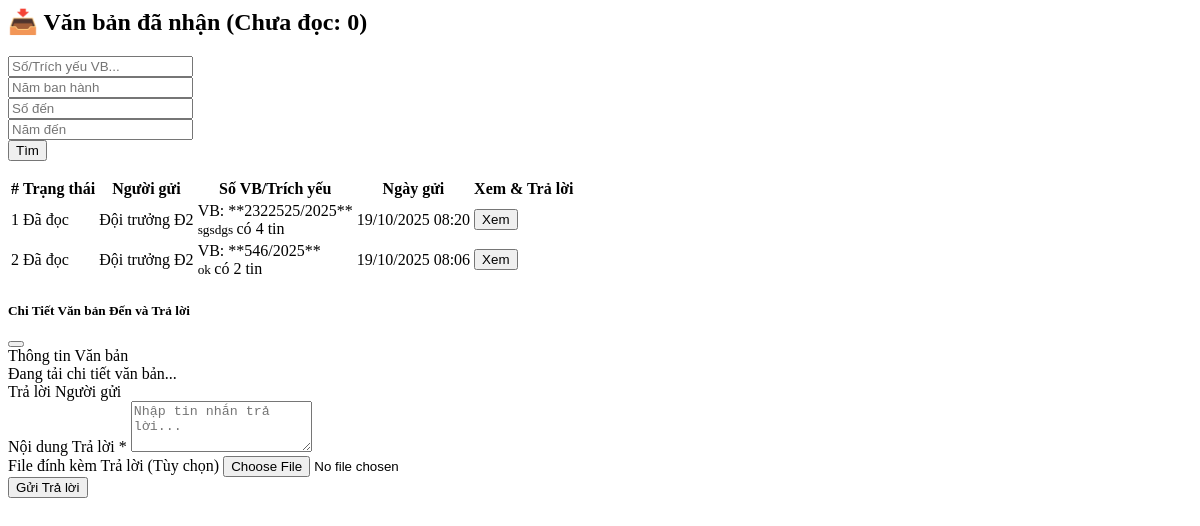
Page /modules/hop_thu_den.php (signed in) on the committed database.
### tables this page shows
CREATE TABLE `nguoi_dung` (
  `id` int(11) NOT NULL,
  `ten_dang_nhap` varchar(50) NOT NULL,
  `ten_day_du` varchar(100) NOT NULL,
  `mat_khau` varchar(255) NOT NULL,
  `chuc_vu` enum('admin','quan_ly','thanh_vien') NOT NULL DEFAULT 'thanh_vien',
  `lan_sai_hien_tai` tinyint(1) NOT NULL DEFAULT 0,
  `thoi_gian_khoa` datetime DEFAULT NULL
);

CREATE TABLE `thong_bao_nguoi_nhan` (
  `id` int(11) NOT NULL,
  `van_ban_den_id` int(11) NOT NULL COMMENT 'ID của Văn bản Đến được gửi',
  `nguoi_gui_id` int(11) NOT NULL COMMENT 'ID của người dùng gửi văn bản',
  `nguoi_nhan_id` int(11) NOT NULL COMMENT 'ID của người nhận tin nhắn',
  `noi_dung` text NOT NULL COMMENT 'Nội dung tin nhắn/thông báo kèm theo',
  `file_dinh_kem_reply` varchar(255) DEFAULT NULL,
  `trang_thai` enum('chua_doc','da_doc') NOT NULL DEFAULT 'chua_doc' COMMENT 'Trạng thái tin nhắn',
  `thoi_gian_gui` datetime NOT NULL COMMENT 'Thời gian gửi tin nhắn',
  `thoi_gian_doc` datetime DEFAULT NULL
);

### modules/hop_thu_den.php (the view, shortened to what this page needs)
<?php
global $pdo;
$current_user_id = isset($_SESSION['user_id']) ? $_SESSION['user_id'] : 0;
$unread_count = 0;
$grouped_messages = [];
try {
    $stmt_count = $pdo->prepare("
        SELECT COUNT(*)
        FROM thong_bao_nguoi_nhan
        WHERE nguoi_nhan_id = :user_id AND trang_thai = 'chua_doc'
    ");
    $stmt_count->bindParam(':user_id', $current_user_id, PDO::PARAM_INT);
    $stmt_count->execute();
    $unread_count = $stmt_count->fetchColumn();
    $stmt_all_messages = $pdo->prepare("
        SELECT
            tn.id, tn.van_ban_den_id, tn.nguoi_gui_id, tn.noi_dung, tn.trang_thai, tn.thoi_gian_gui,
            vb.so_den, vb.nam_den, vb.trich_yeu,
            ng.ten_day_du AS nguoi_gui_ten
        FROM thong_bao_nguoi_nhan tn
        LEFT JOIN van_ban_den vb ON tn.van_ban_den_id = vb.id
        LEFT JOIN nguoi_dung ng ON tn.nguoi_gui_id = ng.id
        WHERE tn.nguoi_nhan_id = :user_id
        ORDER BY tn.van_ban_den_id DESC, tn.thoi_gian_gui DESC
    ");
    $stmt_all_messages->bindParam(':user_id', $current_user_id, PDO::PARAM_INT);
    $stmt_all_messages->execute();
    $all_messages = $stmt_all_messages->fetchAll(PDO::FETCH_ASSOC);
    $grouped_messages = [];
    foreach ($all_messages as $message) {
        $vb_id = isset($message['van_ban_den_id']) ? $message['van_ban_den_id'] : 0;
        $group_key = (string)$vb_id;
        if (!isset($grouped_messages[$group_key])) {
            $grouped_messages[$group_key] = [
                'latest_message' => $message,
                'van_ban_info' => [
                    'id' => $vb_id,
                    'so_den' => isset($message['so_den']) ? $message['so_den'] : 'N/A',
                    'nam_den' => isset($message['nam_den']) ? $message['nam_den'] : 'N/A',
                    'trich_yeu' => isset($message['trich_yeu']) ? $message['trich_yeu'] : 'Tin nhắn độc lập/Không liên quan đến VB',
                ],
                'unread_count' => 0,
                'total_messages' => 0,
            ];
        }
        $grouped_messages[$group_key]['total_messages']++;
    }
    usort($grouped_messages, function($a, $b) {
        return strtotime($b['latest_message']['thoi_gian_gui']) - strtotime($a['latest_message']['thoi_gian_gui']);
    });
} catch (PDOException $e) {
    error_log("Lỗi CSDL khi tải Hộp thư Đến: " . $e->getMessage());
    echo "<div class='alert alert-danger'>Lỗi CSDL: Không thể tải Hộp thư Đến. Vui lòng kiểm tra log server.</div>";
    $grouped_messages = [];
    $unread_count = 0;
}
?>
<div class="container-fluid">
    <h2 class="text-primary mb-4">📥 Văn bản đã nhận (Chưa đọc: <?= $unread_count ?>)</h2>
    <div class="shadow p-3 mb-4 bg-light rounded">
        <form id="form_search_inbox" class="row g-3">
            <div class="col-md-3">
                <input type="text" class="form-control" name="keyword" placeholder="Số/Trích yếu VB...">
            </div>
            <div class="col-md-2">
                <input type="number" class="form-control" name="nam_ban_hanh" placeholder="Năm ban hành">
            </div>
            <div class="col-md-2">
                <input type="number" class="form-control" name="so_den" placeholder="Số đến">
            </div>
            <div class="col-md-2">
                <input type="number" class="form-control" name="nam_den" placeholder="Năm đến">
            </div>
            <div class="col-md-3 d-grid">
                <button type="submit" class="btn btn-primary"><i class="fas fa-search me-2"></i> Tìm</button>
            </div>
        </form>
    </div>
    <div class="table-responsive">
        <table class="table table-striped table-hover bg-white">
            <thead>
                <tr class="table-primary">
                    <th>#</th>
                    <th>Trạng thái</th>
                    <th>Người gửi</th>
                    <th>Số VB/Trích yếu</th>
                    <th>Ngày gửi</th>
                    <th>Xem & Trả lời</th>
                </tr>
            </thead>
            <tbody id="inbox_list">
                <?php if (count($grouped_messages) > 0): ?>
                    <?php $stt = 1; ?>
                    <?php foreach ($grouped_messages as $group):
                        $latest = $group['latest_message'];
                        $vb = $group['van_ban_info'];
                        $thread_count = $group['total_messages'];
                        $vb_id_for_modal = $vb['id'] > 0 ? $vb['id'] : 0;
                        $group_class = ($group['unread_count'] > 0) ? 'fw-bold bg-light' : '';
                    ?>
                    <tr class="<?= $group_class ?>" data-message-id="<?= $latest['id'] ?>">
                        <td><?= $stt++ ?></td>
                        <td>
                            <?php if ($group['unread_count'] > 0): ?>
                                <span class="badge bg-danger"><?= $group['unread_count'] ?> Chưa đọc</span>
                            <?php else: ?>
                                <span class="badge bg-secondary">Đã đọc</span>
                            <?php endif; ?>
                        </td>
                        <td>
                            <?= htmlspecialchars(isset($latest['nguoi_gui_ten']) ? $latest['nguoi_gui_ten'] : 'N/A') ?>
                        </td>
                        <td>
                            <?php if ($vb['id'] > 0): ?>
                                VB: **<?= htmlspecialchars($vb['so_den']) ?>/<?= htmlspecialchars($vb['nam_den']) ?>**
                                <br>
                                <small class="text-muted">
                                    <?= htmlspecialchars($vb['trich_yeu']) ?>
                                </small>
                            <?php else: ?>
                                <span class="text-danger">**<?= htmlspecialchars($vb['trich_yeu']) ?>**</span>
                                <br><small class="text-muted">Không liên kết VB</small>
                            <?php endif; ?>
                            <?php if ($thread_count > 1): ?>
                                <span class="ms-2 badge bg-dark">có <?= $thread_count ?> tin</span>
                            <?php endif; ?>
                        </td>
                        <td><?= date('d/m/Y H:i', strtotime($latest['thoi_gian_gui'])) ?></td>
                        <td>
                            <button class="btn btn-sm btn-primary"
                                onclick="showViewModal(<?= $latest['id'] ?>, <?= $vb_id_for_modal ?>)"
                                title="Xem chi tiết và chuỗi tin nhắn">
                                <i class="fas fa-comments"></i> Xem
                            </button>
                        </td>
                    </tr>
                    <?php endforeach; ?>
                <?php endif; ?>
            </tbody>
        </table>
    </div>
</div>
<div class="modal fade" id="viewReplyModal" tabindex="-1" aria-labelledby="viewReplyModalLabel" aria-hidden="true">
    <div class="modal-dialog modal-xl">
        <div class="modal-content">
            <div class="modal-header bg-primary text-white">
                <h5 class="modal-title" id="viewReplyModalLabel"><i class="fas fa-file-alt me-2"></i> Chi Tiết Văn bản Đến và Trả lời</h5>
                <button type="button" class="btn-close btn-close-white" data-bs-dismiss="modal" aria-label="Close"></button>
            </div>
            <div class="modal-body">
                <div class="row">
                    <div class="col-lg-7">
                        <div class="card shadow-sm mb-3">
                            <div class="card-header bg-info text-white">Thông tin Văn bản</div>
                            <div class="card-body" id="vb_detail_content">
                                Đang tải chi tiết văn bản...
                            </div>
                        </div>
                    </div>
                    <div class="col-lg-5">
                        <div class="card shadow-sm">
                            <div class="card-header bg-success text-white">Trả lời Người gửi</div>
                            <div class="card-body">
                                <form id="form_reply_van_ban" enctype="multipart/form-data">
                                    <div class="mb-3">
                                        <label for="reply_message" class="form-label">Nội dung Trả lời <span class="text-danger">*</span></label>
                                        <textarea class="form-control" id="reply_message" name="reply_message" rows="3" required placeholder="Nhập tin nhắn trả lời..."></textarea>
                                    </div>
                                    <div class="mb-3">
                                        <label for="reply_file" class="form-label">File đính kèm Trả lời (Tùy chọn)</label>
                                        <input class="form-control" type="file" id="reply_file" name="reply_file" accept=".pdf, .docx, .doc, .zip">
                                    </div>
                                    <button type="submit" class="btn btn-success w-100"><i class="fas fa-paper-plane me-2"></i> Gửi Trả lời</button>
                                </form>
                            </div>
                        </div>
                    </div>
                </div>
            </div>
        </div>
    </div>
</div>

### rows in the picture
nguoi_dung: ten_day_du "Đội trưởng Đ2"
thong_bao_nguoi_nhan: thoi_gian_gui "19/10/2025 08:20"
thong_bao_nguoi_nhan: thoi_gian_gui "19/10/2025 08:06"

### other values in the picture
$unread_count "0"
$vb['so_den'] "2322525"
$vb['nam_den'] "2025"
$vb['trich_yeu'] "sgsdgs"
$thread_count "4"
$vb['so_den'] "546"
$vb['trich_yeu'] "ok"
$thread_count "2"
